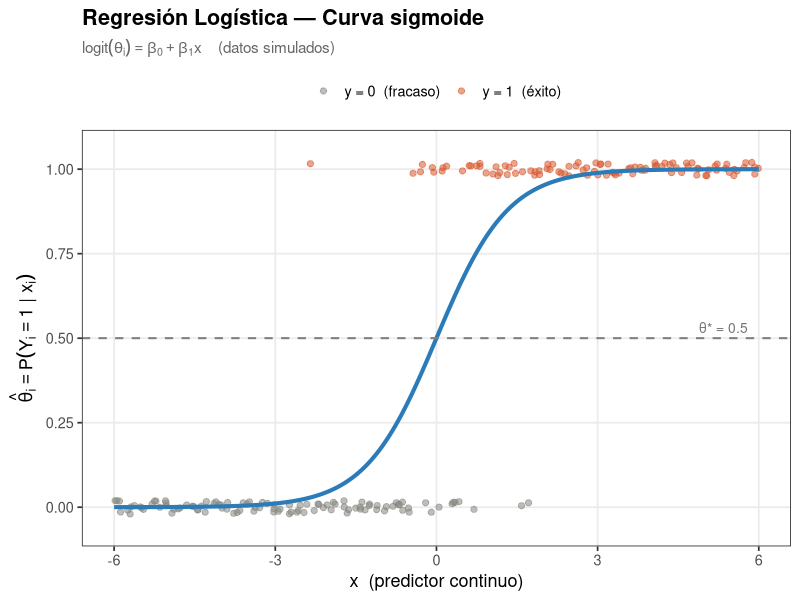

Source code (R):
library(ggplot2)

set.seed(42)
n   <- 200
x   <- seq(-6, 6, length.out = n)
b0  <- 0
b1  <- 1.5
p   <- 1 / (1 + exp(-(b0 + b1 * x)))
y   <- rbinom(n, 1, p)

datos_sim <- data.frame(x = x, y = y)
curva     <- data.frame(x = x, p = p)

ggplot() +
  geom_jitter(
    data   = datos_sim,
    aes(x = x, y = y, color = factor(y)),
    width  = 0.08, height = 0.02,
    size   = 1.8, alpha = 0.55
  ) +
  geom_line(
    data      = curva,
    aes(x = x, y = p),
    color     = "#2B7BB9",
    linewidth = 1.4
  ) +
  geom_hline(
    yintercept = 0.5,
    linetype   = "dashed",
    color      = "gray50",
    linewidth  = 0.7
  ) +
  annotate(
    "text", x = 5.8, y = 0.53,
    label = "θ* = 0.5", size = 3.5, color = "gray45", hjust = 1
  ) +
  scale_color_manual(
    values = c("0" = "#888780", "1" = "#D85A30"),
    labels = c("0" = "y = 0  (fracaso)", "1" = "y = 1  (éxito)"),
    name   = NULL
  ) +
  scale_y_continuous(
    breaks = c(0, 0.25, 0.5, 0.75, 1),
    limits = c(-0.06, 1.06)
  ) +
  labs(
    title    = "Regresión Logística — Curva sigmoide",
    subtitle = expression(logit(theta[i]) == beta[0] + beta[1]*x ~~ "  (datos simulados)"),
    x        = "x  (predictor continuo)",
    y        = expression(hat(theta)[i] == P(Y[i] == 1 ~ "|" ~ x[i]))
  ) +
  theme_bw(base_size = 13) +
  theme(
    plot.title       = element_text(face = "bold"),
    plot.subtitle    = element_text(color = "gray40", size = 11),
    legend.position  = "top",
    panel.grid.minor = element_blank()
  )
